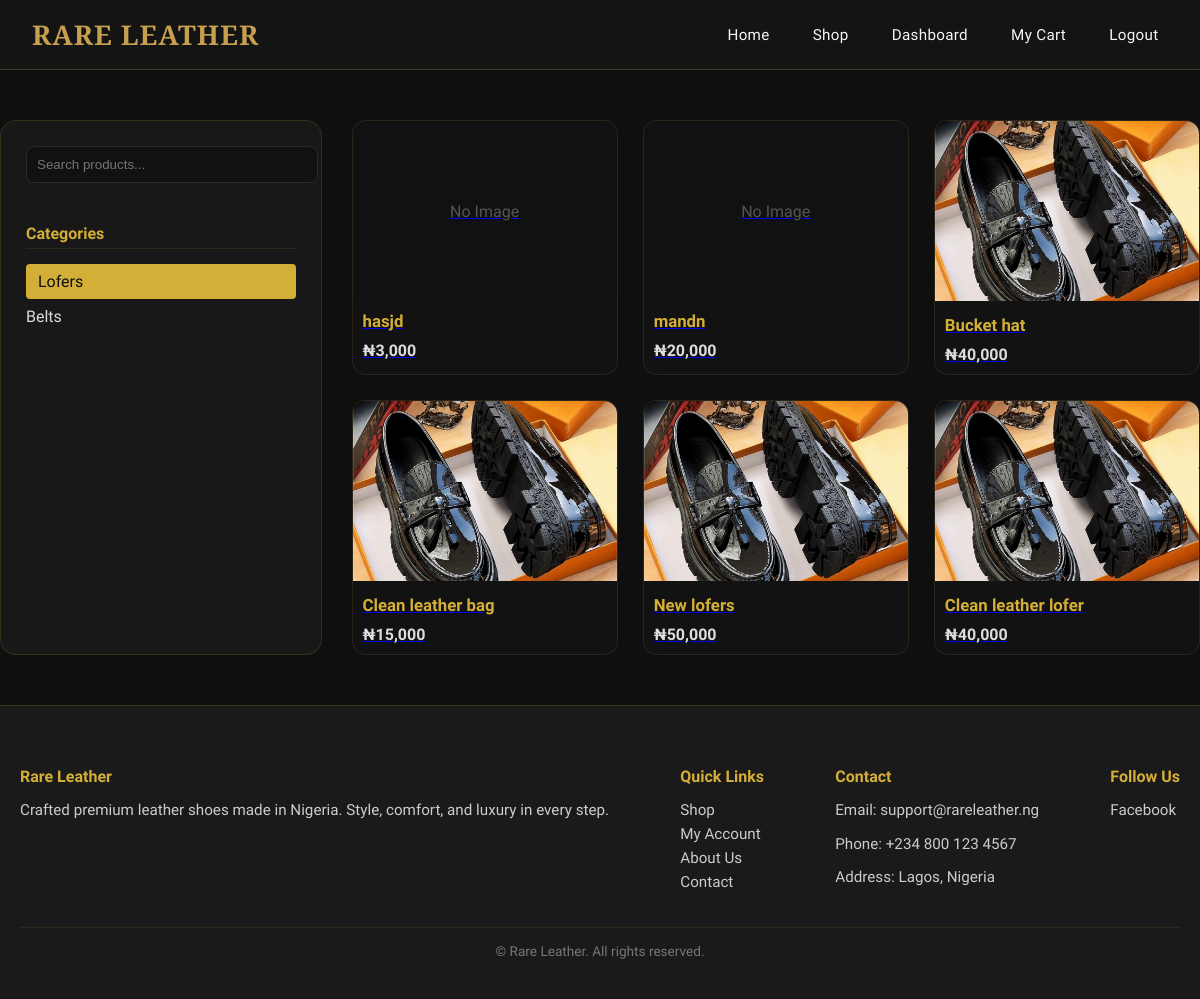
The app's page /products/?category=lofers (signed in) with its own data.
### catalog/models.py (models this page shows, shortened)
class Category(models.Model):
    name = models.CharField(max_length=100, unique=True)
    slug = models.SlugField(unique=True, blank=True)

class Product(models.Model):
    category = models.ForeignKey(Category, on_delete=models.SET_NULL, null=True, related_name='products')
    title = models.CharField(max_length=200)
    slug = models.SlugField(unique=True, blank=True)
    description = models.TextField(blank=True)
    price_ngn = models.PositiveIntegerField(help_text="Price in Naira")
    min_size = models.PositiveSmallIntegerField(default=38, help_text="Minimum available shoe size")
    max_size = models.PositiveSmallIntegerField(default=45, help_text="Maximum available shoe size")
    extra_fee_threshold = models.PositiveSmallIntegerField(
        default=45,
        help_text="Sizes above this value attract an extra fee"
    )
    extra_fee_amount = models.PositiveIntegerField(
        default=0,
        help_text="Extra fee (in Naira) for sizes above the threshold"
    )
    available = models.BooleanField(default=True)
    created_at = models.DateTimeField(auto_now_add=True)

class ProductImage(models.Model):
    product = models.ForeignKey(Product, on_delete=models.CASCADE, related_name='images')
    image = models.ImageField(upload_to='products/')
    alt_text = models.CharField(max_length=150, blank=True)

### catalog/views.py (the view)
# urls.py: path('', views.product_list, name='product_list'),
def product_list(request):
    category_slug = request.GET.get('category')
    sort = request.GET.get('sort')
    query = request.GET.get('q')
    products = Product.objects.filter(available=True)
    categories = Category.objects.all()
    if category_slug:
        products = products.filter(category__slug=category_slug)
    if query:
        products = products.filter(
            Q(title__icontains=query) |
            Q(description__icontains=query)
        )
    if sort == 'most_purchased':
        products = products.order_by('-times_purchased')
    elif sort == 'most_expensive':
        products = products.order_by('-price')
    else:
        products = products.order_by('-created_at')
    if not (category_slug or sort or query):
        paginator = Paginator(products, 9)  # 20 products per page
        page_number = request.GET.get('page')
        products = paginator.get_page(page_number)
    context = {
        'products': products,
        'categories': categories,
        'selected_category': category_slug,
        'selected_sort': sort,
        'query': query,
    }
    return render(request, 'catalog/product_list.html', context)

### templates/catalog/product_list.html (shortened to what this page needs)
{% extends "base.html" %}
{% load static %}
{% load humanize %}
{% block content %}
<div class="product-page">
  <div class="sidebar">
    <div class="search-bar">
      <form method="get">
        <input type="text" name="q" placeholder="Search products..." value="{{ query|default:'' }}">
      </form>
    </div>
    <h4>Categories</h4>
    {% for category in categories %}
      <a href="?category={{ category.slug }}"{% if category.slug == selected_category %} class="active"{% endif %}>
        {{ category.name }}
      </a>
    {% endfor %}
  </div>
  <div class="products">
    {% if products %}
      {% for product in products %}
        <div class="product-card">
          <a href="{% url 'catalog:product_detail' product.slug %}">
            {% if product.images.first %}
              <img src="{{ product.images.first.image.url }}" alt="{{ product.title }}">
            {% else %}
              <div style="display:flex;align-items:center;justify-content:center;height:180px;background:#111;color:#555;">No Image</div>
            {% endif %}
            <h4>{{ product.title }}</h4>
            <p>₦{{ product.price_ngn|intcomma }}</p>
          </a>
        </div>
      {% endfor %}
    {% else %}
      <p style="color:#ddd;">No products found.</p>
    {% endif %}
  </div>
</div>
{% include 'includes/footer.html' %}
{% endblock %}

### templates/base.html (style rules this page uses)
:root { --gold: #c6a04f; --dark-bg: #0f0f0f; --text-light: #f8f5f2; --text-muted: #b8b8b8; }
body { margin: 0; background: var(--dark-bg); color: var(--text-light); font-family: 'Manrope', sans-serif; }

### templates/catalog/product_list.html (style rules this page uses)
body { font-family: 'Urbanist', sans-serif; color: #e0e0e0; background-color: #0f0f0f; }
.product-page { display: flex; gap: 30px; margin: 50px auto; max-width: 1200px; flex-wrap: wrap; }
.sidebar { flex: 1 1 220px; background: #181818; border: 1px solid rgba(212,175,55,0.15); border-radius: 16px; padding: 25px; min-width: 220px; }
.sidebar h4 { color: #d4af37; font-weight: 600; margin-bottom: 15px; border-bottom: 1px solid rgba(212,175,55,0.1); padding-bottom: 5px; }
.sidebar a { display: block; color: #ddd; text-decoration: none; padding: 8px 0; transition: all 0.2s ease; border-radius: 4px; }
.sidebar a:hover, .sidebar a.active { color: #0f0f0f; background: #d4af37; padding-left: 12px; }
.search-bar input[type="text"] { width: 100%; padding: 10px; border-radius: 8px; border: 1px solid #2a2a2a; background: #111; color: #f1f1f1; margin-bottom: 20px; }
.products { flex: 3 1 700px; display: grid; grid-template-columns: repeat(auto-fill, minmax(220px, 1fr)); gap: 25px; }
.product-card { background: #121212; border: 1px solid rgba(212,175,55,0.12); border-radius: 14px; overflow: hidden; transition: all 0.3s ease; }
.product-card img { width: 100%; height: 180px; object-fit: cover; background: #111; }
.product-card h4 { color: #d4af37; font-size: 1.05rem; margin: 10px; }
.product-card p { color: #ddd; font-weight: 600; margin: 0 10px 10px 10px; }

### records on screen
Category: name "Lofers"
Category: name "Belts"
Product: shows "No Image", title "hasjd", price_ngn "3,000"
Product: shows "No Image", title "mandn", price_ngn "20,000"
Product: images.first.image (picture), title "Bucket hat", price_ngn "40,000"
Product: images.first.image (picture), title "Clean leather bag", price_ngn "15,000"
Product: images.first.image (picture), title "New lofers", price_ngn "50,000"
Product: images.first.image (picture), title "Clean leather lofer", price_ngn "40,000"
